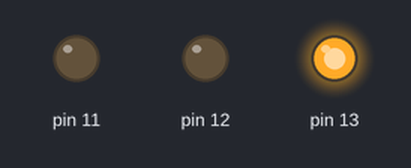
A sketch run on a simulated Arduino Uno, built with avr-gcc and run on an emulated ATmega328P. Shown: output pins drawn as LEDs (lit = HIGH).

Above: at 1.0 s.
At 6.5 s:
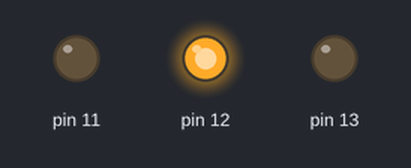
At 16.5 s:
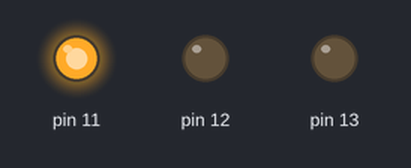
At 22.0 s:
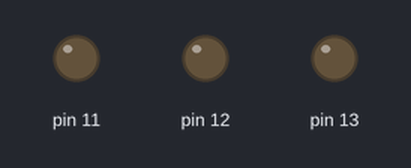
Timing chart, 0 to 24.7 s (numbered marks = the images above):
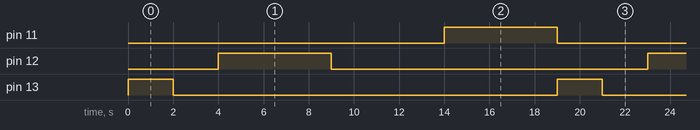

The sketch:

code_in_semaphore.ino
```cpp
void setup() {
  pinMode(13,OUTPUT);
  pinMode(12,OUTPUT);
  pinMode(11,OUTPUT);
  digitalWrite(13,LOW);//vermelho
  digitalWrite(12,LOW);// amarelo
  digitalWrite(11,LOW); //verde
}


void loop() {
//  digitalWrite(13,LOW);//vermelho
//  digitalWrite(12,HIGH);// amarelo
//  digitalWrite(11,LOW); //verde
//
//  delay(2000);
//  digitalWrite(12,LOW);
//  digitalWrite(13,HIGH);
//  delay(5000);
//
//  digitalWrite(11,HIGH);
//  digitalWrite(13,LOW);
//  delay(5000);


  digitalWrite(12,LOW);//amarelo
  digitalWrite(13,HIGH);// vermelho
  digitalWrite(11,LOW); //verde

  delay(2000);
  digitalWrite(13,LOW); //desativa o pino digital 13
  delay(2000);
  digitalWrite(12,HIGH); //ativa o pino digital 12
  delay(5000);

  digitalWrite(12,LOW);
  delay(5000);
  digitalWrite(11,HIGH);
  delay(5000);

}
```

Measured:
- by itself, pin 11, pin 12: alternates HIGH for 5.0 s and LOW for 14.0 s
- by itself, pin 13: alternates HIGH for 2.0 s and LOW for 17.0 s
- by itself, everything shown: repeats every 19.0 s, in 5 steps
